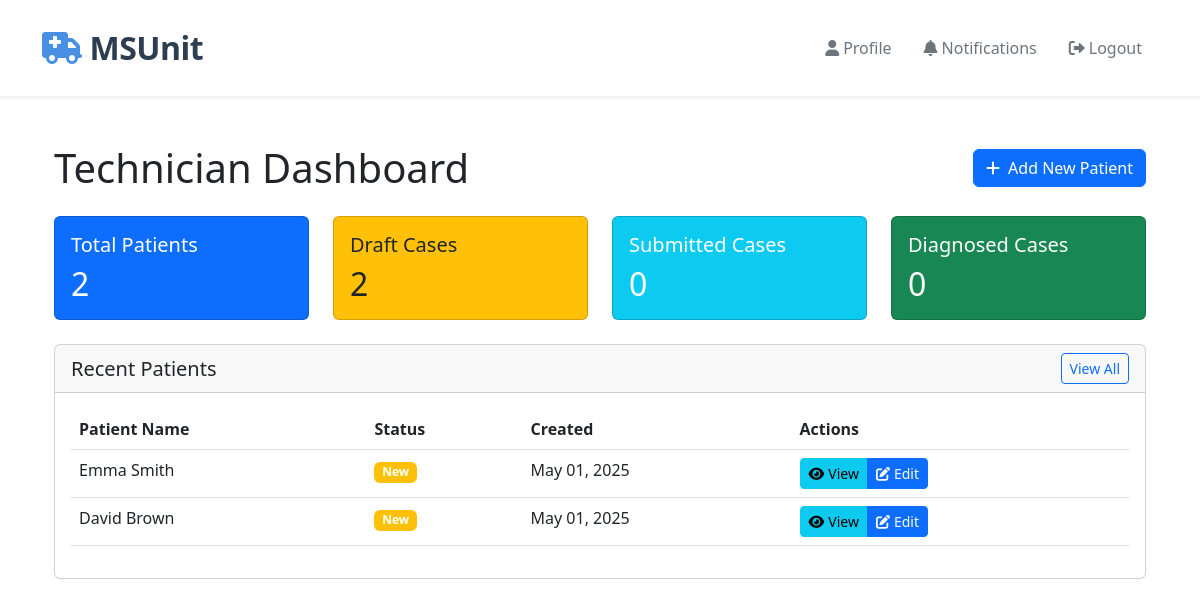
Screenshot of /technician/ (signed in) with the database file from the repository.
### technician/models.py (models this page shows, shortened)
class Patient(models.Model):
    STATUS_CHOICES = [
        ('NEW', 'New'),
        ('SUBMITTED', 'Submitted for Review'),
        ('REVIEWED', 'Under Review'),
        ('DIAGNOSED', 'Diagnosed'),
        ('DISCHARGED', 'Discharged'),
    ]
    GENDER_CHOICES = [
        ('M', 'Male'),
        ('F', 'Female'),
        ('O', 'Other'),
    ]
    first_name = models.CharField(max_length=100)
    last_name = models.CharField(max_length=100)
    date_of_birth = models.DateField()
    gender = models.CharField(max_length=1, choices=GENDER_CHOICES)
    contact_number = models.CharField(max_length=15, blank=True)
    address = models.TextField(blank=True)
    emergency_contact_name = models.CharField(max_length=100, blank=True)
    emergency_contact_number = models.CharField(max_length=15, blank=True)
    medical_history = models.TextField(blank=True)
    current_medications = models.TextField(blank=True)
    allergies = models.TextField(blank=True)
    blood_pressure_systolic = models.IntegerField(validators=[MinValueValidator(0), MaxValueValidator(300)])
    blood_pressure_diastolic = models.IntegerField(validators=[MinValueValidator(0), MaxValueValidator(200)])
    heart_rate = models.IntegerField(validators=[MinValueValidator(0), MaxValueValidator(300)])
    respiratory_rate = models.IntegerField(validators=[MinValueValidator(0), MaxValueValidator(100)])
    temperature = models.DecimalField(max_digits=4, decimal_places=1)
    oxygen_saturation = models.IntegerField(validators=[MinValueValidator(0), MaxValueValidator(100)])
    glasgow_coma_scale = models.IntegerField(validators=[MinValueValidator(3), MaxValueValidator(15)])
    chief_complaint = models.TextField()
    notes = models.TextField(blank=True)
    nihss = models.TextField(blank=True, help_text="National Institutes of Health Stroke Scale score and details")
    status = models.CharField(max_length=20, choices=STATUS_CHOICES, default='NEW')
    technician = models.ForeignKey(User, on_delete=models.CASCADE, related_name='patients')
    created_at = models.DateTimeField(auto_now_add=True)
    updated_at = models.DateTimeField(auto_now=True)
    class Meta:
        ordering = ['-created_at']

### technician/views.py (the view)
# urls.py: path('', RedirectView.as_view(pattern_name='accounts:dashboard'), name='home'),
@login_required
@user_passes_test(is_technician)
def dashboard(request):
    patients = Patient.objects.filter(technician=request.user).order_by('-created_at')
    total_patients = patients.count()
    draft_count = patients.filter(status='NEW').count()
    submitted_count = patients.filter(status='SUBMITTED').count()
    diagnosed_count = patients.filter(status='DIAGNOSED').count()
    recent_patients = patients[:10]  # Get 10 most recent patients
    context = {
        'recent_patients': recent_patients,
        'total_patients': total_patients,
        'draft_count': draft_count,
        'submitted_count': submitted_count,
        'diagnosed_count': diagnosed_count,
    }
    return render(request, 'technician/dashboard.html', context)

### technician/templates/technician/dashboard.html (shortened to what this page needs)
{% extends 'base.html' %}
{% load static %}
{% block content %}
<div class="container py-4">
    <div class="d-flex justify-content-between align-items-center mb-4">
        <h1 class="mb-0">Technician Dashboard</h1>
        <a href="{% url 'technician:patient_create' %}" class="btn btn-primary">
            <i class="fas fa-plus me-2"></i>Add New Patient
        </a>
    </div>
    <div class="row mb-4">
        <div class="col-md-3">
            <div class="card bg-primary text-white">
                <div class="card-body">
                    <h5 class="card-title">Total Patients</h5>
                    <h2 class="card-text">{{ total_patients }}</h2>
                </div>
            </div>
        </div>
        <div class="col-md-3">
            <div class="card bg-warning text-dark">
                <div class="card-body">
                    <h5 class="card-title">Draft Cases</h5>
                    <h2 class="card-text">{{ draft_count }}</h2>
                </div>
            </div>
        </div>
        <div class="col-md-3">
            <div class="card bg-info text-white">
                <div class="card-body">
                    <h5 class="card-title">Submitted Cases</h5>
                    <h2 class="card-text">{{ submitted_count }}</h2>
                </div>
            </div>
        </div>
        <div class="col-md-3">
            <div class="card bg-success text-white">
                <div class="card-body">
                    <h5 class="card-title">Diagnosed Cases</h5>
                    <h2 class="card-text">{{ diagnosed_count }}</h2>
                </div>
            </div>
        </div>
    </div>
    <div class="card">
        <div class="card-header d-flex justify-content-between align-items-center">
            <h5 class="mb-0">Recent Patients</h5>
            <a href="{% url 'technician:patient_list' %}" class="btn btn-sm btn-outline-primary">View All</a>
        </div>
        <div class="card-body">
            {% if recent_patients %}
            <div class="table-responsive">
                <table class="table table-hover">
                    <thead>
                        <tr>
                            <th>Patient Name</th>
                            <th>Status</th>
                            <th>Created</th>
                            <th>Actions</th>
                        </tr>
                    </thead>
                    <tbody>
                        {% for patient in recent_patients %}
                        <tr>
                            <td>{{ patient.first_name }} {{ patient.last_name }}</td>
                            <td>
                                <span class="badge {% if patient.status == 'NEW' %}bg-warning{% elif patient.status == 'SUBMITTED' %}bg-info{% elif patient.status == 'DIAGNOSED' %}bg-success{% else %}bg-secondary{% endif %}">
                                    {{ patient.get_status_display }}
                                </span>
                            </td>
                            <td>{{ patient.created_at|date:"M d, Y" }}</td>
                            <td>
                                <div class="btn-group">
                                    <a href="{% url 'technician:patient_detail' pk=patient.pk %}" class="btn btn-sm btn-info">
                                        <i class="fas fa-eye me-1"></i>View
                                    </a>
                                    {% if patient.status == 'NEW' %}
                                    <a href="{% url 'technician:patient_edit' pk=patient.pk %}" class="btn btn-sm btn-primary">
                                        <i class="fas fa-edit me-1"></i>Edit
                                    </a>
                                    {% endif %}
                                </div>
                            </td>
                        </tr>
                        {% endfor %}
                    </tbody>
                </table>
            </div>
            {% else %}
            <p class="text-muted text-center mb-0">No patients found. Click "Add New Patient" to get started.</p>
            {% endif %}
        </div>
    </div>
</div>
{% endblock %}

### rows the page displays
Patient: first_name "Emma", last_name "Smith", status "New", created_at "May 01, 2025", shows "Edit"
Patient: first_name "David", last_name "Brown", status "New", created_at "May 01, 2025", shows "Edit"

### other values shown
{{ total_patients }} "2"
{{ draft_count }} "2"
{{ submitted_count }} "0"
{{ diagnosed_count }} "0"
